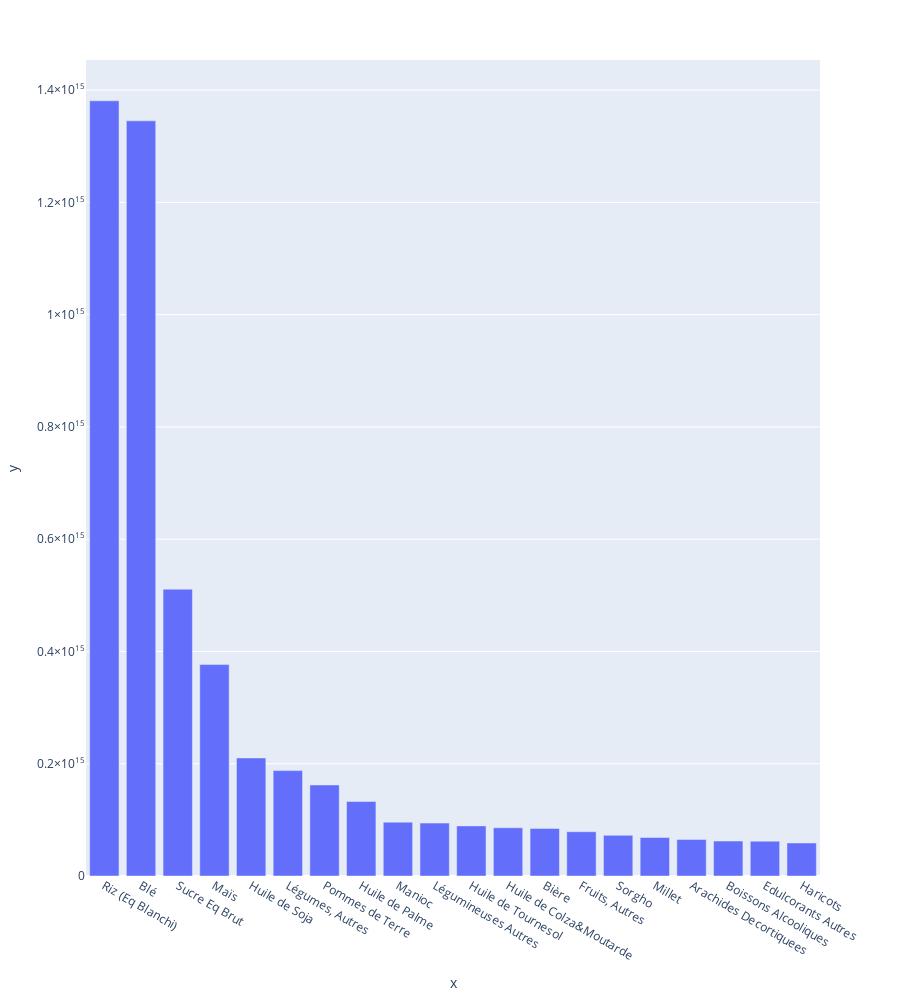

This figure's notebook cell:
### Code cell
fig = px.bar(x=dfKcal.head(20).Produit,y=dfKcal.head(20).Kcal,height=1000)
fig.show()

### Figure 1 — Plotly figure (JSON) as saved in the notebook; plotly's stock layout.template omitted (floating-point values rounded to 4 significant figures)
{"data": [{"alignmentgroup": "True", "hovertemplate": "x=%{x}<br>y=%{y}<extra></extra>", "legendgroup": "", "marker": {"color": "#636efa", "pattern": {"shape": ""}}, "name": "", "offsetgroup": "", "orientation": "v", "showlegend": false, "textposition": "auto", "type": "bar", "x": ["Riz (Eq Blanchi)", "Blé", "Sucre Eq Brut", "Maïs", "Huile de Soja", "Légumes, Autres", "Pommes de Terre", "Huile de Palme", "Manioc", "Légumineuses Autres", "Huile de Tournesol", "Huile de Colza&Moutarde", "Bière", "Fruits, Autres", "Sorgho", "Millet", "Arachides Decortiquees", "Boissons Alcooliques", "Edulcorants Autres", "Haricots"], "xaxis": "x", "y": [1381005158240000, 1345279115190000, 510969039605000, 376656642190000, 210364625600000, 187741617175000, 162172002805000, 132648756250000, 95970488060000, 94253102470000, 89290748255000, 85895300715000, 84784810480000, 78836035735000, 72401920490000, 68704900825000, 64958819685000, 62276171155000, 62083337275000, 58815342625000], "yaxis": "y"}], "layout": {"barmode": "relative", "height": 1000, "legend": {"tracegroupgap": 0}, "margin": {"t": 60}, "xaxis": {"anchor": "y", "domain": [0, 1], "title": {"text": "x"}}, "yaxis": {"anchor": "x", "domain": [0, 1], "title": {"text": "y"}}}}
